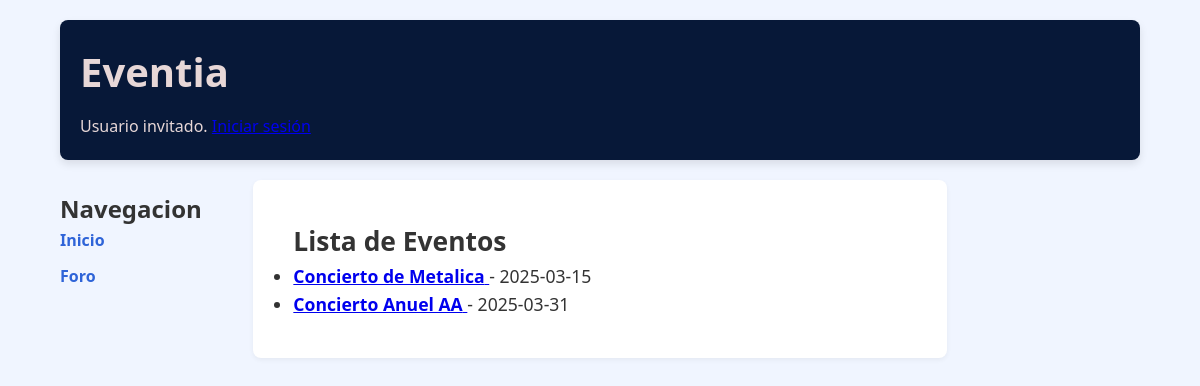
Page /Practica2/index.php on the earlier database version.
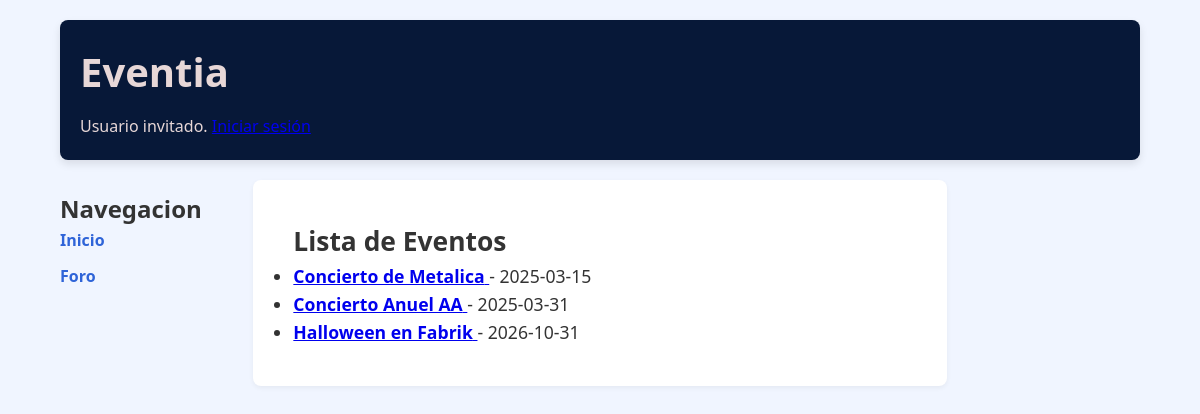
Same page on the later database version.
### tables this page shows
CREATE TABLE `eventos` (
  `id` int(11) NOT NULL,
  `nombre` varchar(255) NOT NULL,
  `descripcion` text DEFAULT NULL,
  `fecha_inicio` date NOT NULL,
  `fecha_fin` date DEFAULT NULL,
  `lugar` varchar(255) DEFAULT NULL,
  `organizador` varchar(100) DEFAULT NULL
);

### Practica2/eventos.php (the view, shortened to what this page needs)
<?php
    include("conexion_bd.php");
    $resultado = $conexion->query("SELECT * FROM eventos");
    echo "<h2>Lista de Eventos</h2>";
    echo "<ul>";
    while ($fila = $resultado->fetch_assoc()) {
        $fecha_texto = $fila['fecha_inicio'];
        echo "<li>
            <a href='evento.php?id=" . $fila['id'] . "'>
                <strong>" . $fila['nombre'] . "</strong>
            </a> - " . $fecha_texto . "<br>";
        echo "</li>";
    }
    echo "</ul>";
?>

Differences in the rows shown:
added eventos: nombre "Halloween en Fabrik", fecha_inicio "2026-10-31"
